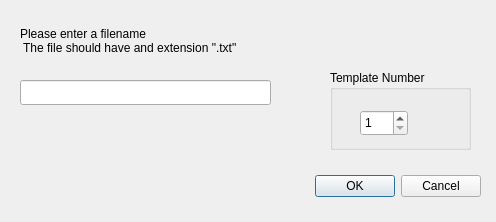
<?xml version="1.0" encoding="UTF-8"?>
<ui version="4.0">
 <class>SaveImageFileDialog</class>
 <widget class="QDialog" name="SaveImageFileDialog">
  <property name="geometry">
   <rect>
    <x>0</x>
    <y>0</y>
    <width>496</width>
    <height>222</height>
   </rect>
  </property>
  <property name="windowTitle">
   <string>Dialog</string>
  </property>
  <widget class="QDialogButtonBox" name="buttonBox">
   <property name="geometry">
    <rect>
     <x>30</x>
     <y>170</y>
     <width>451</width>
     <height>32</height>
    </rect>
   </property>
   <property name="orientation">
    <enum>Qt::Horizontal</enum>
   </property>
   <property name="standardButtons">
    <set>QDialogButtonBox::Cancel|QDialogButtonBox::Ok</set>
   </property>
  </widget>
  <widget class="QLineEdit" name="imageFilenameText">
   <property name="geometry">
    <rect>
     <x>20</x>
     <y>80</y>
     <width>251</width>
     <height>25</height>
    </rect>
   </property>
  </widget>
  <widget class="QLabel" name="imageFilenameLabel">
   <property name="geometry">
    <rect>
     <x>20</x>
     <y>20</y>
     <width>451</width>
     <height>41</height>
    </rect>
   </property>
   <property name="text">
    <string>Please enter a filename
 The file should have and extension &quot;.txt&quot;</string>
   </property>
  </widget>
  <widget class="QGroupBox" name="saveTemplateNoBox">
   <property name="geometry">
    <rect>
     <x>330</x>
     <y>70</y>
     <width>141</width>
     <height>80</height>
    </rect>
   </property>
   <property name="title">
    <string>Template Number</string>
   </property>
   <widget class="QSpinBox" name="templateNoSpinBox">
    <property name="geometry">
     <rect>
      <x>30</x>
      <y>40</y>
      <width>48</width>
      <height>26</height>
     </rect>
    </property>
    <property name="minimum">
     <number>1</number>
    </property>
    <property name="maximum">
     <number>150</number>
    </property>
   </widget>
  </widget>
 </widget>
 <resources/>
 <connections>
  <connection>
   <sender>buttonBox</sender>
   <signal>accepted()</signal>
   <receiver>SaveImageFileDialog</receiver>
   <slot>accept()</slot>
   <hints>
    <hint type="sourcelabel">
     <x>248</x>
     <y>254</y>
    </hint>
    <hint type="destinationlabel">
     <x>157</x>
     <y>274</y>
    </hint>
   </hints>
  </connection>
  <connection>
   <sender>buttonBox</sender>
   <signal>rejected()</signal>
   <receiver>SaveImageFileDialog</receiver>
   <slot>reject()</slot>
   <hints>
    <hint type="sourcelabel">
     <x>316</x>
     <y>260</y>
    </hint>
    <hint type="destinationlabel">
     <x>286</x>
     <y>274</y>
    </hint>
   </hints>
  </connection>
 </connections>
</ui>
